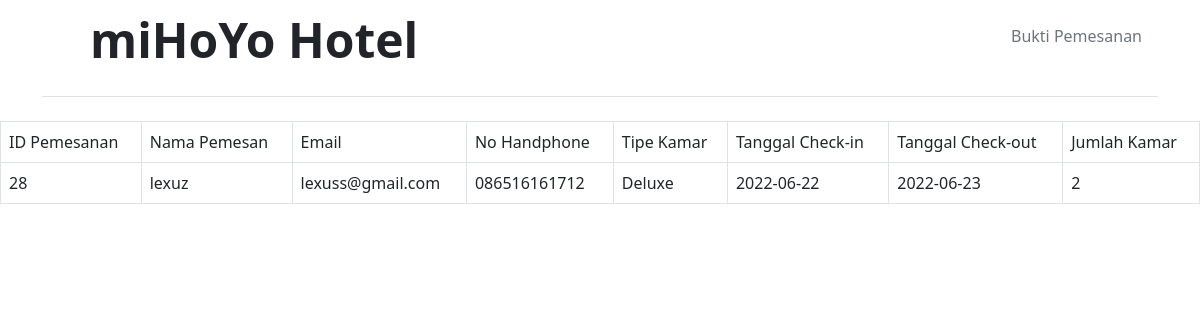
The app's page /crud/bukti_pemesanan_aksi.php with its own data.
### tables this page shows
CREATE TABLE `tbl_pemesanan` (
  `id_pemesanan` int(11) NOT NULL,
  `nama_pemesan` varchar(50) NOT NULL DEFAULT '',
  `email` varchar(50) NOT NULL,
  `no_handphone` varchar(13) NOT NULL,
  `tipe_kamar` enum('Superior','Deluxe') NOT NULL,
  `tgl_cekin` date NOT NULL,
  `tgl_cekout` date NOT NULL,
  `jumlah_kamar` varchar(3) NOT NULL
);

### crud/bukti_pemesanan_aksi.php (the view, shortened to what this page needs)
<!DOCTYPE html>
<html lang="en">
<head>
  <link rel="stylesheet" href="../assets/css/adminlte.min.css">
  <link rel="stylesheet" href="../assets/css/bootstrap.min.css">
</head>
<header>
    <div class="container">
        <header class="d-flex flex-wrap justify-content-center py-3 mb-4 border-bottom">
          <a href="../index.php" class="d-flex align-items-center mb-3 mb-md-0 me-md-auto text-dark text-decoration-none ">
            <svg class="bi me-2" width="40" height="32"><use xlink:href="#bootstrap"/></svg>
            <h1 class="display-5 fw-bold lh-1 mb-3">miHoYo Hotel</h1>
          </a>
          <ul class="nav nav-pills">
            <li class="nav-item"><a href="index.php" class="nav-link">Bukti Pemesanan</a></li>
          </ul>
        </header>
      </div>
</header>
<div class="mb-md-5 mt-md-3 pb-5">
<table border="4" align="center" class="table table-bordered">
    <tr>
        <td>ID Pemesanan</td>
        <td>Nama Pemesan</td>
        <td>Email</td>
        <td>No Handphone</td>
        <td>Tipe Kamar</td>
        <td>Tanggal Check-in</td>
        <td>Tanggal Check-out</td>
        <td>Jumlah Kamar</td>
    </tr>
    <?php
    include "../conn/koneksi.php";
    $query=mysqli_query($koneksi, "SELECT * FROM tbl_pemesanan ORDER BY id_pemesanan DESC LIMIT 1");
    while ($data=mysqli_fetch_array($query)){
        echo "<tr>";
        echo "<td> $data[id_pemesanan] </td>";
        echo "<td> $data[nama_pemesan] </td>";
        echo "<td> $data[email] </td>";
        echo "<td> $data[no_handphone] </td>";
        echo "<td> $data[tipe_kamar] </td>";
        echo "<td> $data[tgl_cekin] </td>";
        echo "<td> $data[tgl_cekout] </td>";
        echo "<td> $data[jumlah_kamar] </td>";
        echo "</tr>";
    }
    ?>
</table>

### records on screen
tbl_pemesanan: id_pemesanan "28", nama_pemesan "lexuz", email "lexuss@gmail.com", no_handphone "086516161712", tipe_kamar "Deluxe", tgl_cekin "2022-06-22", tgl_cekout "2022-06-23", jumlah_kamar "2"
